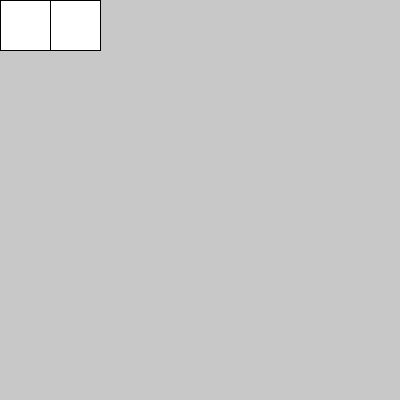
Frame 1 (no input)
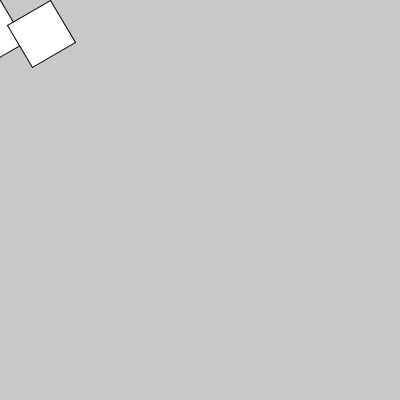
Frame 60 (the mouse pressed at the canvas centre just before this capture)
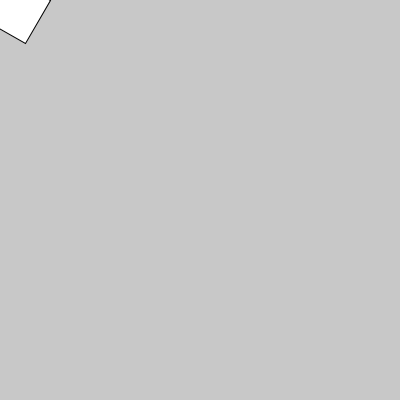
Frame 120 (the mouse held since frame 60 and released just before this capture)

The Processing sketch that drew these frames (run headless with seeded random() and noise(); from frame 60 on, the mouse is pressed at the canvas centre):

// Processing sketch: rotate_2
// ── rotate_2.pde
int grados = 0;

void setup(){
  size(400,400);
}

void draw(){
  background(200);
  
  pushMatrix();
  translate(0,0);
  rotate(radians(grados));
  rect(0,0,50,50);
  popMatrix();
  
  pushMatrix();
  translate(50,0);
  rotate(radians(grados));
  rect(0,0,50,50);
  popMatrix();
  
  grados++;
}
